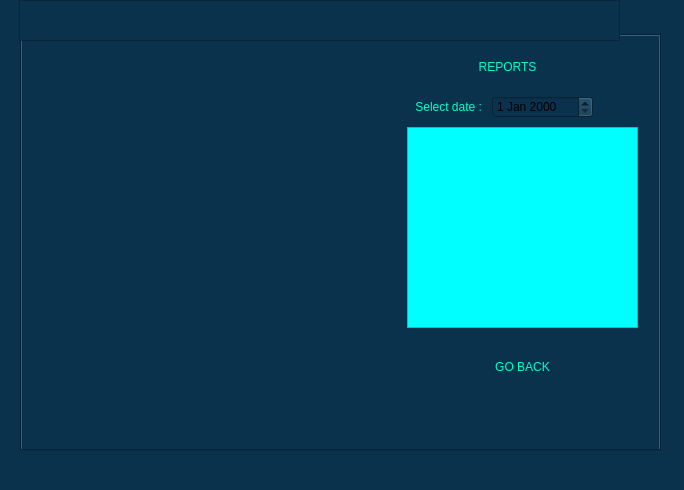
<?xml version="1.0" encoding="UTF-8"?>
<ui version="4.0">
 <class>MainWindow</class>
 <widget class="QMainWindow" name="MainWindow">
  <property name="geometry">
   <rect>
    <x>0</x>
    <y>0</y>
    <width>684</width>
    <height>490</height>
   </rect>
  </property>
  <property name="windowTitle">
   <string>MainWindow</string>
  </property>
  <property name="styleSheet">
   <string notr="true">background-color: rgb(10, 50, 76);</string>
  </property>
  <widget class="QWidget" name="centralwidget">
   <widget class="QTabWidget" name="tabWidget">
    <property name="geometry">
     <rect>
      <x>20</x>
      <y>10</y>
      <width>641</width>
      <height>441</height>
     </rect>
    </property>
    <property name="currentIndex">
     <number>4</number>
    </property>
    <widget class="QWidget" name="tab">
     <attribute name="title">
      <string>LOGIN</string>
     </attribute>
     <widget class="QLabel" name="label">
      <property name="geometry">
       <rect>
        <x>-10</x>
        <y>0</y>
        <width>601</width>
        <height>391</height>
       </rect>
      </property>
      <property name="text">
       <string/>
      </property>
      <property name="pixmap">
       <pixmap>login.png</pixmap>
      </property>
      <property name="wordWrap">
       <bool>true</bool>
      </property>
     </widget>
     <widget class="QLabel" name="label_2">
      <property name="geometry">
       <rect>
        <x>10</x>
        <y>20</y>
        <width>311</width>
        <height>61</height>
       </rect>
      </property>
      <property name="styleSheet">
       <string notr="true">color:rgb(2, 255, 200);
background-color: rgba(255, 255, 255, 0);
font: 14pt &quot;Terminal&quot;;</string>
      </property>
      <property name="text">
       <string>Face Recognition Attendance Login System</string>
      </property>
      <property name="alignment">
       <set>Qt::AlignCenter</set>
      </property>
      <property name="wordWrap">
       <bool>true</bool>
      </property>
     </widget>
     <widget class="QLabel" name="LOGININFO">
      <property name="geometry">
       <rect>
        <x>20</x>
        <y>90</y>
        <width>311</width>
        <height>61</height>
       </rect>
      </property>
      <property name="styleSheet">
       <string notr="true">color:rgb(2, 255, 200);
background-color: rgba(255, 255, 255, 0);
font: 14pt &quot;Terminal&quot;;</string>
      </property>
      <property name="text">
       <string/>
      </property>
      <property name="alignment">
       <set>Qt::AlignCenter</set>
      </property>
      <property name="wordWrap">
       <bool>true</bool>
      </property>
     </widget>
     <widget class="QLabel" name="label_3">
      <property name="geometry">
       <rect>
        <x>10</x>
        <y>150</y>
        <width>311</width>
        <height>61</height>
       </rect>
      </property>
      <property name="styleSheet">
       <string notr="true">color:rgb(2, 255, 200);
background-color: rgba(255, 255, 255, 0);
font: 14pt &quot;Terminal&quot;;</string>
      </property>
      <property name="text">
       <string>ENTER THE PASSWORD</string>
      </property>
      <property name="alignment">
       <set>Qt::AlignCenter</set>
      </property>
      <property name="wordWrap">
       <bool>true</bool>
      </property>
     </widget>
     <widget class="QLineEdit" name="PASSWORD">
      <property name="geometry">
       <rect>
        <x>52</x>
        <y>201</y>
        <width>231</width>
        <height>31</height>
       </rect>
      </property>
      <property name="styleSheet">
       <string notr="true">QLineEdit#PASSWORD{
	background-color: rgb(10, 50, 76);
	border-radius:20px;
	border-bottom:2px solid rgba(0,0,0,100);
	padding:10px;
	font: 6pt &quot;Terminal&quot;;
	color: rgb(2, 255, 200);
}

QLineEdit#PASSWORD:hover{
	background-color: rgb(10, 60, 76);	
	color: rgb(20, 255, 200);
}</string>
      </property>
      <property name="text">
       <string/>
      </property>
      <property name="echoMode">
       <enum>QLineEdit::Password</enum>
      </property>
     </widget>
     <widget class="QPushButton" name="LOGINBUTTON">
      <property name="geometry">
       <rect>
        <x>50</x>
        <y>260</y>
        <width>111</width>
        <height>71</height>
       </rect>
      </property>
      <property name="styleSheet">
       <string notr="true">QPushButton#LOGINBUTTON{
	border-radius:20px;
	border-bottom:rgba(0,0,0,100);
	color: rgb(2, 255, 200);
	font: 14pt &quot;Terminal&quot;;
	padding:10px;
}

QPushButton#LOGINBUTTON:hover{
	color: rgb(2, 255, 200);
	
	background-color: rgb(10, 80, 76);
}</string>
      </property>
      <property name="text">
       <string>LOGIN</string>
      </property>
     </widget>
     <widget class="QPushButton" name="CLOSEBUTTON">
      <property name="geometry">
       <rect>
        <x>190</x>
        <y>260</y>
        <width>111</width>
        <height>71</height>
       </rect>
      </property>
      <property name="styleSheet">
       <string notr="true">QPushButton#CLOSEBUTTON{
	border-radius:20px;
	border-bottom:rgba(0,0,0,100);
	color: rgb(2, 255, 200);
	font: 14pt &quot;Terminal&quot;;
	padding:10px;
}

QPushButton#CLOSEBUTTON:hover{
	color: rgb(2, 255, 200);	
	background-color: rgb(10, 80, 76);
}</string>
      </property>
      <property name="text">
       <string>CLOSE</string>
      </property>
     </widget>
    </widget>
    <widget class="QWidget" name="tab_2">
     <attribute name="title">
      <string>Mainform</string>
     </attribute>
     <widget class="QLabel" name="label_4">
      <property name="geometry">
       <rect>
        <x>0</x>
        <y>0</y>
        <width>601</width>
        <height>391</height>
       </rect>
      </property>
      <property name="text">
       <string/>
      </property>
      <property name="pixmap">
       <pixmap>mainform.png</pixmap>
      </property>
      <property name="scaledContents">
       <bool>true</bool>
      </property>
      <property name="wordWrap">
       <bool>true</bool>
      </property>
     </widget>
     <widget class="QPushButton" name="TRAINLINK1">
      <property name="geometry">
       <rect>
        <x>40</x>
        <y>60</y>
        <width>201</width>
        <height>61</height>
       </rect>
      </property>
      <property name="styleSheet">
       <string notr="true">QPushButton#TRAINLINK1{
	border-radius:20px;
	border-bottom:rgba(0,0,0,100);
	color: rgb(2, 255, 200);
	font: 14pt &quot;Terminal&quot;;
	padding:10px;
}

QPushButton#TRAINLINK1:hover{
	color: rgb(2, 255, 200);
	
	background-color: rgb(10, 80, 76);
}</string>
      </property>
      <property name="text">
       <string>TRAIN USER</string>
      </property>
     </widget>
     <widget class="QPushButton" name="REPORTSLINK1">
      <property name="geometry">
       <rect>
        <x>40</x>
        <y>210</y>
        <width>201</width>
        <height>61</height>
       </rect>
      </property>
      <property name="styleSheet">
       <string notr="true">QPushButton#REPORTSLINK1{
	border-radius:20px;
	border-bottom:rgba(0,0,0,100);
	color: rgb(2, 255, 200);
	font: 14pt &quot;Terminal&quot;;
	padding:10px;
}

QPushButton#REPORTSLINK1:hover{
	color: rgb(2, 255, 200);
	
	background-color: rgb(10, 80, 76);
}</string>
      </property>
      <property name="text">
       <string>REPORTS</string>
      </property>
     </widget>
     <widget class="QPushButton" name="ATTLINK1">
      <property name="geometry">
       <rect>
        <x>40</x>
        <y>130</y>
        <width>201</width>
        <height>61</height>
       </rect>
      </property>
      <property name="styleSheet">
       <string notr="true">QPushButton#ATTLINK1{
	border-radius:20px;
	border-bottom:rgba(0,0,0,100);
	color: rgb(2, 255, 200);
	font: 14pt &quot;Terminal&quot;;
	padding:10px;
}

QPushButton#ATTLINK1:hover{
	color: rgb(2, 255, 200);
	
	background-color: rgb(10, 80, 76);
}</string>
      </property>
      <property name="text">
       <string>ATTENDANCE ENTRY</string>
      </property>
     </widget>
     <widget class="QPushButton" name="LOGOUTBUTTON">
      <property name="geometry">
       <rect>
        <x>40</x>
        <y>280</y>
        <width>201</width>
        <height>61</height>
       </rect>
      </property>
      <property name="styleSheet">
       <string notr="true">QPushButton#LOGOUTBUTTON{
	border-radius:20px;
	border-bottom:rgba(0,0,0,100);
	color: rgb(2, 255, 200);
	font: 14pt &quot;Terminal&quot;;
	padding:10px;
}

QPushButton#LOGOUTBUTTON:hover{
	color: rgb(2, 255, 200);
	
	background-color: rgb(10, 80, 76);
}</string>
      </property>
      <property name="text">
       <string>LOGOUT</string>
      </property>
     </widget>
    </widget>
    <widget class="QWidget" name="tab_3">
     <attribute name="title">
      <string>Training</string>
     </attribute>
     <widget class="QLabel" name="label_5">
      <property name="geometry">
       <rect>
        <x>0</x>
        <y>0</y>
        <width>601</width>
        <height>391</height>
       </rect>
      </property>
      <property name="text">
       <string/>
      </property>
      <property name="pixmap">
       <pixmap>training.png</pixmap>
      </property>
      <property name="scaledContents">
       <bool>true</bool>
      </property>
      <property name="wordWrap">
       <bool>true</bool>
      </property>
     </widget>
     <widget class="QLabel" name="label_6">
      <property name="geometry">
       <rect>
        <x>0</x>
        <y>20</y>
        <width>311</width>
        <height>61</height>
       </rect>
      </property>
      <property name="styleSheet">
       <string notr="true">color:rgb(2, 255, 200);
background-color: rgba(255, 255, 255, 0);
font: 14pt &quot;Terminal&quot;;</string>
      </property>
      <property name="text">
       <string>TRAINING PROCESS</string>
      </property>
      <property name="alignment">
       <set>Qt::AlignCenter</set>
      </property>
      <property name="wordWrap">
       <bool>true</bool>
      </property>
     </widget>
     <widget class="QLineEdit" name="TraineName">
      <property name="geometry">
       <rect>
        <x>30</x>
        <y>120</y>
        <width>231</width>
        <height>51</height>
       </rect>
      </property>
      <property name="styleSheet">
       <string notr="true">QLineEdit#TraineName{
	background-color: rgb(10, 50, 76);
	border-radius:20px;
	border-bottom:2px solid rgba(0,0,0,100);
	padding:10px;
	font: 10pt &quot;Terminal&quot;;
	color: rgb(2, 255, 200);
}

QLineEdit#TraineName:hover{
	background-color: rgb(10, 60, 76);	
	color: rgb(20, 255, 200);
}</string>
      </property>
      <property name="text">
       <string/>
      </property>
      <property name="echoMode">
       <enum>QLineEdit::Normal</enum>
      </property>
     </widget>
     <widget class="QLabel" name="label_7">
      <property name="geometry">
       <rect>
        <x>0</x>
        <y>80</y>
        <width>241</width>
        <height>51</height>
       </rect>
      </property>
      <property name="styleSheet">
       <string notr="true">color:rgb(2, 255, 200);
background-color: rgba(255, 255, 255, 0);
font: 14pt &quot;Terminal&quot;;</string>
      </property>
      <property name="text">
       <string>ENTER THE NAME:</string>
      </property>
      <property name="alignment">
       <set>Qt::AlignCenter</set>
      </property>
      <property name="wordWrap">
       <bool>true</bool>
      </property>
     </widget>
     <widget class="QLabel" name="label_8">
      <property name="geometry">
       <rect>
        <x>40</x>
        <y>190</y>
        <width>241</width>
        <height>51</height>
       </rect>
      </property>
      <property name="styleSheet">
       <string notr="true">color:rgb(2, 255, 200);
background-color: rgba(255, 255, 255, 0);
font: 14pt &quot;Terminal&quot;;</string>
      </property>
      <property name="text">
       <string>NUM OF TRAINING CAPTURES:</string>
      </property>
      <property name="alignment">
       <set>Qt::AlignLeading|Qt::AlignLeft|Qt::AlignVCenter</set>
      </property>
      <property name="wordWrap">
       <bool>true</bool>
      </property>
     </widget>
     <widget class="QLineEdit" name="TraineCount">
      <property name="geometry">
       <rect>
        <x>30</x>
        <y>240</y>
        <width>231</width>
        <height>51</height>
       </rect>
      </property>
      <property name="styleSheet">
       <string notr="true">QLineEdit#TraineCount{
	background-color: rgb(10, 50, 76);
	border-radius:20px;
	border-bottom:2px solid rgba(0,0,0,100);
	padding:10px;
	font: 10pt &quot;Terminal&quot;;
	color: rgb(2, 255, 200);
}

QLineEdit#TraineCount:hover{
	background-color: rgb(10, 60, 76);	
	color: rgb(20, 255, 200);
}</string>
      </property>
      <property name="text">
       <string>100</string>
      </property>
      <property name="echoMode">
       <enum>QLineEdit::Normal</enum>
      </property>
     </widget>
     <widget class="QPushButton" name="TRAININGBUTTON">
      <property name="geometry">
       <rect>
        <x>30</x>
        <y>300</y>
        <width>111</width>
        <height>71</height>
       </rect>
      </property>
      <property name="styleSheet">
       <string notr="true">QPushButton#TRAININGBUTTON{
	border-radius:20px;
	border-bottom:rgba(0,0,0,100);
	color: rgb(2, 255, 200);
	font: 14pt &quot;Terminal&quot;;
	padding:10px;
}

QPushButton#TRAININGBUTTON:hover{
	color: rgb(2, 255, 200);
	
	background-color: rgb(10, 80, 76);
}</string>
      </property>
      <property name="text">
       <string>TRAIN</string>
      </property>
     </widget>
     <widget class="QPushButton" name="TRAININGBACK">
      <property name="geometry">
       <rect>
        <x>160</x>
        <y>300</y>
        <width>111</width>
        <height>71</height>
       </rect>
      </property>
      <property name="styleSheet">
       <string notr="true">QPushButton#TRAININGBACK{
	border-radius:20px;
	border-bottom:rgba(0,0,0,100);
	color: rgb(2, 255, 200);
	font: 14pt &quot;Terminal&quot;;
	padding:10px;
}

QPushButton#TRAININGBACK:hover{
	color: rgb(2, 255, 200);
	
	background-color: rgb(10, 80, 76);
}</string>
      </property>
      <property name="text">
       <string>GO BACK</string>
      </property>
     </widget>
    </widget>
    <widget class="QWidget" name="tab_4">
     <attribute name="title">
      <string>Face Recognition</string>
     </attribute>
     <widget class="QLabel" name="ATT">
      <property name="geometry">
       <rect>
        <x>0</x>
        <y>0</y>
        <width>601</width>
        <height>391</height>
       </rect>
      </property>
      <property name="text">
       <string/>
      </property>
      <property name="pixmap">
       <pixmap>facereco.png</pixmap>
      </property>
      <property name="scaledContents">
       <bool>true</bool>
      </property>
      <property name="wordWrap">
       <bool>true</bool>
      </property>
     </widget>
     <widget class="QLabel" name="label_10">
      <property name="geometry">
       <rect>
        <x>-10</x>
        <y>10</y>
        <width>311</width>
        <height>61</height>
       </rect>
      </property>
      <property name="styleSheet">
       <string notr="true">color:rgb(2, 255, 200);
background-color: rgba(255, 255, 255, 0);
font: 14pt &quot;Terminal&quot;;</string>
      </property>
      <property name="text">
       <string>ATTENDANCE ENTRY</string>
      </property>
      <property name="alignment">
       <set>Qt::AlignCenter</set>
      </property>
      <property name="wordWrap">
       <bool>true</bool>
      </property>
     </widget>
     <widget class="QPushButton" name="RECORD_2">
      <property name="geometry">
       <rect>
        <x>40</x>
        <y>60</y>
        <width>211</width>
        <height>71</height>
       </rect>
      </property>
      <property name="styleSheet">
       <string notr="true">QPushButton#RECORD_2{
	border-radius:20px;
	border-bottom:rgba(0,0,0,100);
	color: rgb(2, 255, 200);
	font: 14pt &quot;Terminal&quot;;
	padding:10px;
}

QPushButton#RECORD_2:hover{
	color: rgb(2, 255, 200);
	
	background-color: rgb(10, 80, 76);
}</string>
      </property>
      <property name="text">
       <string>RECORD ATTENDANCE</string>
      </property>
     </widget>
     <widget class="QLabel" name="label_11">
      <property name="geometry">
       <rect>
        <x>-40</x>
        <y>140</y>
        <width>311</width>
        <height>61</height>
       </rect>
      </property>
      <property name="styleSheet">
       <string notr="true">color:rgb(2, 255, 200);
background-color: rgba(255, 255, 255, 0);
font: 14pt &quot;Terminal&quot;;</string>
      </property>
      <property name="text">
       <string>CURRENT STATUS</string>
      </property>
      <property name="alignment">
       <set>Qt::AlignCenter</set>
      </property>
      <property name="wordWrap">
       <bool>true</bool>
      </property>
     </widget>
     <widget class="QLabel" name="currentprocess">
      <property name="geometry">
       <rect>
        <x>40</x>
        <y>170</y>
        <width>311</width>
        <height>61</height>
       </rect>
      </property>
      <property name="styleSheet">
       <string notr="true">color:rgb(2, 255, 200);
background-color: rgba(255, 255, 255, 0);
font: 9pt &quot;Terminal&quot;;</string>
      </property>
      <property name="text">
       <string>waiting...</string>
      </property>
      <property name="alignment">
       <set>Qt::AlignLeading|Qt::AlignLeft|Qt::AlignVCenter</set>
      </property>
      <property name="wordWrap">
       <bool>true</bool>
      </property>
     </widget>
     <widget class="QPushButton" name="ATTENDANCEBACK">
      <property name="geometry">
       <rect>
        <x>40</x>
        <y>230</y>
        <width>211</width>
        <height>71</height>
       </rect>
      </property>
      <property name="styleSheet">
       <string notr="true">QPushButton#ATTENDANCEBACK{
	border-radius:20px;
	border-bottom:rgba(0,0,0,100);
	color: rgb(2, 255, 200);
	font: 14pt &quot;Terminal&quot;;
	padding:10px;
}

QPushButton#ATTENDANCEBACK:hover{
	color: rgb(2, 255, 200);
	
	background-color: rgb(10, 80, 76);
}</string>
      </property>
      <property name="text">
       <string>GO BACK</string>
      </property>
     </widget>
     <widget class="QLabel" name="label_12">
      <property name="geometry">
       <rect>
        <x>30</x>
        <y>300</y>
        <width>261</width>
        <height>61</height>
       </rect>
      </property>
      <property name="styleSheet">
       <string notr="true">color:rgb(2, 255, 200);
background-color: rgba(255, 255, 255, 0);
font: 6pt &quot;Terminal&quot;;</string>
      </property>
      <property name="text">
       <string>PLEASE SHOW YOUR FACE TO RECORD THE ATTENDANCE.IF YOU ALREADY TRAINED THE SYSTEM WITH YOUR FACE,IT WILL AUTOMATICALY RECORD THE ATTENDANCE.</string>
      </property>
      <property name="alignment">
       <set>Qt::AlignLeading|Qt::AlignLeft|Qt::AlignVCenter</set>
      </property>
      <property name="wordWrap">
       <bool>true</bool>
      </property>
     </widget>
    </widget>
    <widget class="QWidget" name="tab_5">
     <attribute name="title">
      <string>Reports</string>
     </attribute>
     <widget class="QLabel" name="ATT_2">
      <property name="geometry">
       <rect>
        <x>0</x>
        <y>0</y>
        <width>631</width>
        <height>411</height>
       </rect>
      </property>
      <property name="text">
       <string/>
      </property>
      <property name="pixmap">
       <pixmap>reports.png</pixmap>
      </property>
      <property name="scaledContents">
       <bool>true</bool>
      </property>
      <property name="wordWrap">
       <bool>true</bool>
      </property>
     </widget>
     <widget class="QLabel" name="label_13">
      <property name="geometry">
       <rect>
        <x>330</x>
        <y>0</y>
        <width>311</width>
        <height>61</height>
       </rect>
      </property>
      <property name="styleSheet">
       <string notr="true">color:rgb(2, 255, 200);
background-color: rgba(255, 255, 255, 0);
font: 14pt &quot;Terminal&quot;;</string>
      </property>
      <property name="text">
       <string>REPORTS</string>
      </property>
      <property name="alignment">
       <set>Qt::AlignCenter</set>
      </property>
      <property name="wordWrap">
       <bool>true</bool>
      </property>
     </widget>
     <widget class="QLabel" name="label_14">
      <property name="geometry">
       <rect>
        <x>390</x>
        <y>40</y>
        <width>311</width>
        <height>61</height>
       </rect>
      </property>
      <property name="styleSheet">
       <string notr="true">color:rgb(2, 255, 200);
background-color: rgba(255, 255, 255, 0);
font: 8pt &quot;Terminal&quot;;</string>
      </property>
      <property name="text">
       <string> Select date :</string>
      </property>
      <property name="alignment">
       <set>Qt::AlignLeading|Qt::AlignLeft|Qt::AlignVCenter</set>
      </property>
      <property name="wordWrap">
       <bool>true</bool>
      </property>
     </widget>
     <widget class="QDateEdit" name="dateEdit">
      <property name="geometry">
       <rect>
        <x>470</x>
        <y>60</y>
        <width>101</width>
        <height>22</height>
       </rect>
      </property>
     </widget>
     <widget class="QTableWidget" name="REPORTS">
      <property name="geometry">
       <rect>
        <x>385</x>
        <y>91</y>
        <width>231</width>
        <height>201</height>
       </rect>
      </property>
      <property name="styleSheet">
       <string notr="true">
background-color: rgb(0, 255, 255);</string>
      </property>
     </widget>
     <widget class="QPushButton" name="REPORTSBACK">
      <property name="geometry">
       <rect>
        <x>400</x>
        <y>300</y>
        <width>201</width>
        <height>61</height>
       </rect>
      </property>
      <property name="styleSheet">
       <string notr="true">QPushButton#REPORTSBACK{
	border-radius:20px;
	border-bottom:rgba(0,0,0,100);
	color: rgb(2, 255, 200);
	font: 14pt &quot;Terminal&quot;;
	padding:10px;
}

QPushButton#REPORTSBACK:hover{
	color: rgb(2, 255, 200);
	
	background-color: rgb(10, 80, 76);
}</string>
      </property>
      <property name="text">
       <string>GO BACK</string>
      </property>
     </widget>
    </widget>
   </widget>
   <widget class="QFrame" name="frame">
    <property name="geometry">
     <rect>
      <x>19</x>
      <y>0</y>
      <width>601</width>
      <height>41</height>
     </rect>
    </property>
    <property name="frameShape">
     <enum>QFrame::StyledPanel</enum>
    </property>
    <property name="frameShadow">
     <enum>QFrame::Raised</enum>
    </property>
   </widget>
  </widget>
 </widget>
 <resources/>
 <connections/>
</ui>
